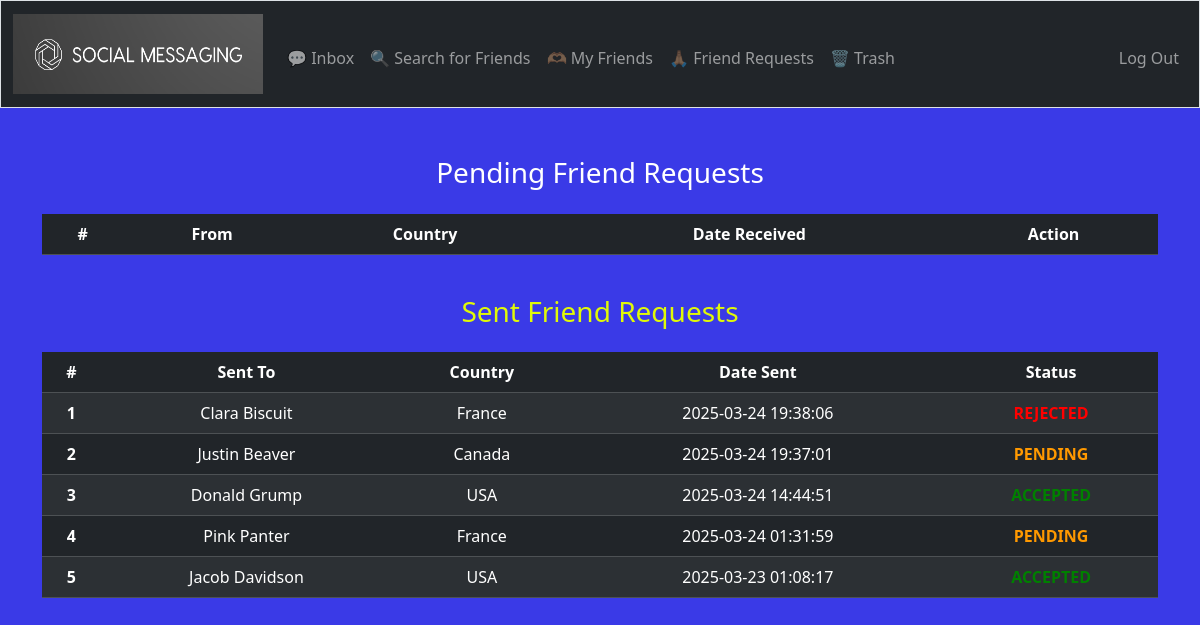
/requests (signed in), run on an earlier commit of the app's database.
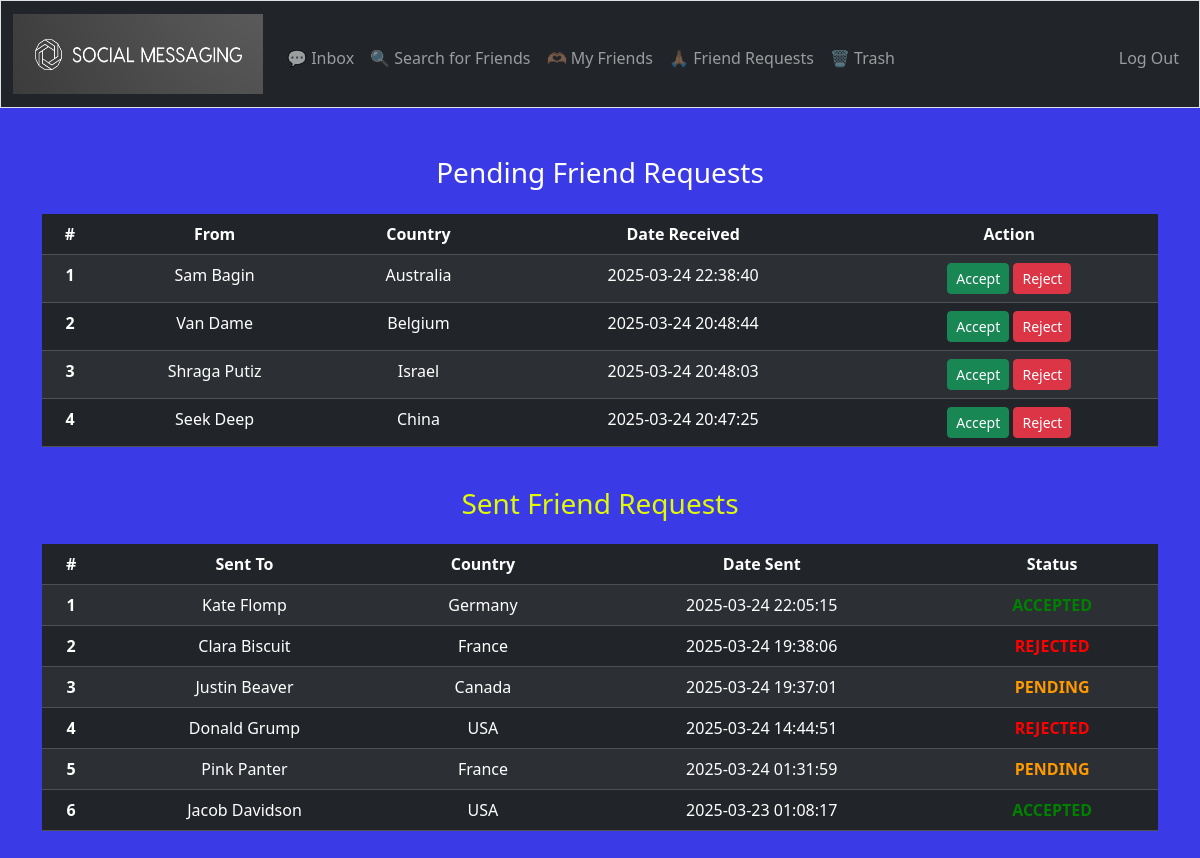
And on a later commit of the database.
### tables this page shows
CREATE TABLE "friends" (
    id INTEGER PRIMARY KEY,
    requester_id INTEGER,     -- The user who sent the friend request
    addressee_id INTEGER,     -- The user who received the friend request
    status TEXT CHECK(status IN ('pending', 'accepted', 'rejected')),
    request_date DATETIME DEFAULT CURRENT_TIMESTAMP,
    FOREIGN KEY (requester_id) REFERENCES users(id),
    FOREIGN KEY (addressee_id) REFERENCES users(id),
    UNIQUE(requester_id, addressee_id)
);

CREATE TABLE users (
    id INTEGER PRIMARY KEY,
    username TEXT UNIQUE,
    hash TEXT,
    full_name TEXT,
    country TEXT
);

### app.py (the view)
@app.route("/requests")
@login_required
def check_requests():
    addressee_id = session["user_id"]  # The logged-in user receiving requests
    requests = db.execute("SELECT u.username, u.country, u.full_name, f.requester_id, f.request_date FROM friends f JOIN users u ON u.id = f.requester_id WHERE f.addressee_id = ? AND f.status = 'pending' ORDER BY f.request_date DESC", addressee_id)
    sent_requests = db.execute("SELECT u.username, u.country, u.full_name, f.addressee_id, f.status, f.request_date FROM friends f JOIN users u ON u.id = f.addressee_id WHERE f.requester_id = ? ORDER BY f.request_date DESC", addressee_id)
    return render_template("requests.html", requests=requests,  sent_requests=sent_requests)

### app.py (called while the page is built)
@app.after_request
def after_request(response):
    response.headers["Cache-Control"] = "no-cache, no-store, must-revalidate"
    response.headers["Expires"] = 0
    response.headers["Pragma"] = "no-cache"
    return response

### helpers.py (called while the page is built)
def login_required(f):
    @wraps(f)
    def decorated_function(*args, **kwargs):
        if session.get("user_id") is None:
            return redirect("/login")
        return f(*args, **kwargs)
    return decorated_function

### templates/requests.html (shortened to what this page needs)
{% extends "layout.html" %}
{% block main %}
    <h3 style="color: white;">Pending Friend Requests</h3>
    <table class="table table-striped table-dark caption-top">
        <caption><strong style="color: white;"></strong></caption>
        <thead>
          <tr>
            <th scope="col">#</th>
            <th scope="col">From</th>
            <th scope="col">Country</th>
            <th scope="col">Date Received</th>
            <th scope="col">Action</th>
          </tr>
        </thead>
        <tbody>
          {% for request in requests %}
          <tr>
            <th scope="row">{{ loop.index }}</th>
            <td>{{ request.full_name }}</td>
            <td>{{ request.country }}</td>
            <td>{{ request.request_date }}</td>
            <td>
              <div>
                <form action="/accept" method="post" style="display:inline;">
                    <button class="btn btn-success btn-sm" type="submit">Accept</button>
                </form>
                <form action="/reject" method="post" style="display:inline;">
                    <button class="btn btn-danger btn-sm" type="submit">Reject</button>
                </form>
              </div>
            </td>
          </tr>
          {% endfor %}
        </tbody>
      </table>
      <br>
      <h3 style="color: rgb(224, 249, 7);">Sent Friend Requests</h3>
      <table class="table table-striped table-dark caption-top">
          <caption><strong style="color: white;"></strong></caption>
          <thead>
            <tr>
              <th scope="col">#</th>
              <th scope="col">Sent To</th>
              <th scope="col">Country</th>
              <th scope="col">Date Sent</th>
              <th scope="col">Status</th>
            </tr>
          </thead>
          <tbody>
            {% for request in  sent_requests %}
            <tr>
              <th scope="row">{{ loop.index }}</th>
              <td>{{ request.full_name }}</td>
              <td>{{ request.country }}</td>
              <td>{{ request.request_date }}</td>
              <td>
                {% if request.status == 'accepted' %}
                    <b class="status-accepted">{{ request.status | upper }}</b>
                {% elif request.status == 'rejected' %}
                    <b class="status-rejected">{{ request.status | upper }}</b>
                {% elif request.status == 'pending' %}
                    <b class="status-pending">{{ request.status | upper }}</b>
                {% else %}
                    <b>{{ request.status | upper }}</b>
                {% endif %}
            </td>
            </tr>
            {% endfor %}
          </tbody>
        </table>
{% endblock %}

### templates/layout.html (shortened to what this page needs)
<!DOCTYPE html>
<html lang="en">
<head>
        <link href="https://cdn.jsdelivr.net/npm/bootstrap@5.3.3/dist/css/bootstrap.min.css" rel="stylesheet">
        <link href="/static/styles.css" rel="stylesheet">
</head>
    <body style="background-color: #3a3ae7;">
        <nav class="bg-dark border navbar navbar-expand-md navbar-dark">
            <div class="container-fluid">
            <a class="navbar-brand" href="/">
                        <img src="/static/sm_logo.png" alt="Social Messaging logo" width="250" height="80">
                      </a>
                <div class="collapse navbar-collapse" id="navbar">
                    {% if session["user_id"] %}
                        <ul class="navbar-nav me-auto mt-2">
                            <li class="nav-item"><a class="nav-link" href="/inbox">💬 Inbox</a></li>
                            <li class="nav-item"><a class="nav-link" href="/search">🔍 Search for Friends</a></li>
                            <li class="nav-item"><a class="nav-link" href="/friends">🫶🏽 My Friends</a></li>
                            <li class="nav-item"><a class="nav-link" href="/requests">🙏🏽 Friend Requests</a></li>
                            <li class="nav-item"><a class="nav-link" href="/trash">🗑️ Trash</a></li>
                        </ul>
                        <ul class="navbar-nav ms-auto mt-2">
                            <li class="nav-item"><a class="nav-link" href="/logout">Log Out</a></li>
                        </ul>
                    {% else %}
                        <ul class="navbar-nav ms-auto mt-2">
                            <li class="nav-item"><a class="nav-link" href="/register">Register</a></li>
                            <li class="nav-item"><a class="nav-link" href="/login">Log In</a></li>
                        </ul>
                    {% endif %}
                </div>
            </div>
        </nav>
        <main class="container py-5 text-center">
            {% block main %}{% endblock %}
        </main>
    </body>
</html>

### static/styles.css (style rules this page uses)
nav .navbar-brand { font-size: xx-large; }
.status-accepted { color: green; }
.status-rejected { color: red; }
.status-pending { color: rgb(255, 153, 0); }

### templates/layout.html (style rules this page uses)
.navbar-dark .navbar-brand { color: white; }

What changed in the data, as far as the page shows it:
added friends: full_name "Sam Bagin", country "Australia", request_date "2025-03-24 22:38:40", shown under "Pending Friend Requests"
added friends: full_name "Van Dame", country "Belgium", request_date "2025-03-24 20:48:44", shown under "Pending Friend Requests"
added friends: full_name "Shraga Putiz", country "Israel", request_date "2025-03-24 20:48:03", shown under "Pending Friend Requests"
added friends: full_name "Seek Deep", country "China", request_date "2025-03-24 20:47:25", shown under "Pending Friend Requests"
added friends: full_name "Kate Flomp", country "Germany", request_date "2025-03-24 22:05:15", status "ACCEPTED", shown under "Sent Friend Requests"
changed friends "Donald Grump": status "ACCEPTED" → "REJECTED"
